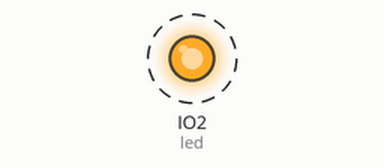
This program was run on a simulated ESP32 board running CircuitPython. Shown: output pins drawn as LEDs (lit = HIGH). Dashed ring = blinking.

Above: at 0.2 s.
Timing chart, 0 to 3.0 s (numbered marks = the images above):
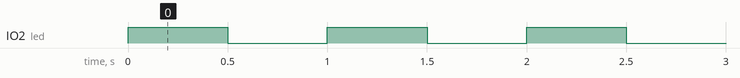

The program:

blink.py
```python
import board
import digitalio
import time

# For the ESP32-CAN-X2 the LED is on IO2
led = digitalio.DigitalInOut(board.IO2)
led.direction = digitalio.Direction.OUTPUT

while True:
    led.value = True
    time.sleep(0.5)
    led.value = False
    time.sleep(0.5)
```

Measured:
- by itself, IO2 (led): alternates HIGH for 0.50 s and LOW for 0.50 s
